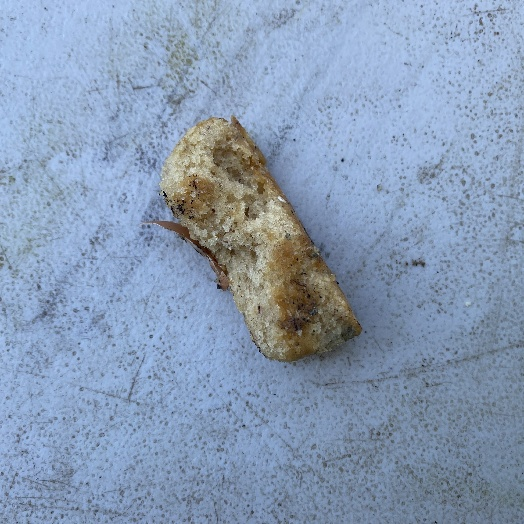
#> input picture realwaste-main/RealWaste/Food Organics/Food Organics_109.jpg, 524 x 524 px
$ jupyter execute --allow-errors SVM_Classification.ipynb   (shell and % lines are left out)
#> lines starting #> are read from the running program, lines starting #| are printed output that depends on the picture
# SVM Classification

Notebook adapted from the [05.07 Support Vector Machines notebook from the Python Data Science Handbook](https://github.com/jakevdp/PythonDataScienceHandbook/blob/master/notebooks/05.07-Support-Vector-Machines.ipynb).
Modified by: Gábor Major
Last Modified date: 2025-02-16

Import libraries.

[cell 1]
import numpy as np
import matplotlib.pyplot as plt
from scipy import stats

## Graphing Data
Graph some sample data.

[cell 2]
from sklearn.datasets import make_blobs
X, y = make_blobs(n_samples=50, centers=2,
                  random_state=12, cluster_std=0.60)
plt.scatter(X[:, 0], X[:, 1], c=y, s=50, cmap='autumn');

Draw potential seperating lines for classifying.

[cell 3]
xfit = np.linspace(-9.5, -3)
plt.scatter(X[:, 0], X[:, 1], c=y, s=50, cmap='autumn')
plt.plot([-7], [2], 'x', color='red', markeredgewidth=2, markersize=10)

for m, b in [(3, 21), (0.6, 6.3), (-0.1, 2)]:
    plt.plot(xfit, m * xfit + b, '-k')

plt.ylim(-2, 7);
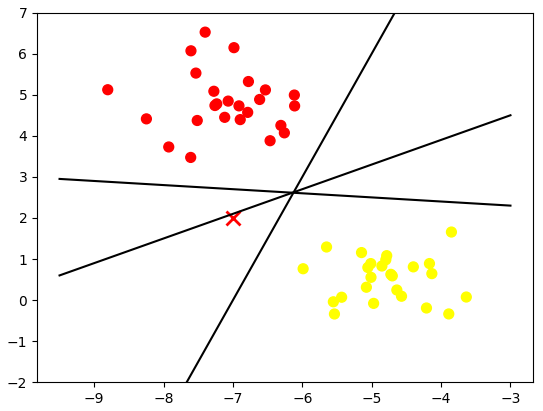
#> figure drawn by matplotlib, 1 panel; curve peaks at x = -3, y = 12; curve peaks at x = -3, y = 4.5

## Maximising margin
Visualise the margin of each dividing line.

[cell 4]
xfit = np.linspace(-9.5, -3)
plt.scatter(X[:, 0], X[:, 1], c=y, s=50, cmap='autumn')

for m, b, d in [(3, 21, 2), (0.6, 6.3, 1.5), (-0.1, 2, 0.6)]:
    yfit = m * xfit + b
    plt.plot(xfit, yfit, '-k')
    plt.fill_between(xfit, yfit - d, yfit + d, edgecolor='none',
                     color='lightgray', alpha=0.5)

plt.ylim(-2, 7);
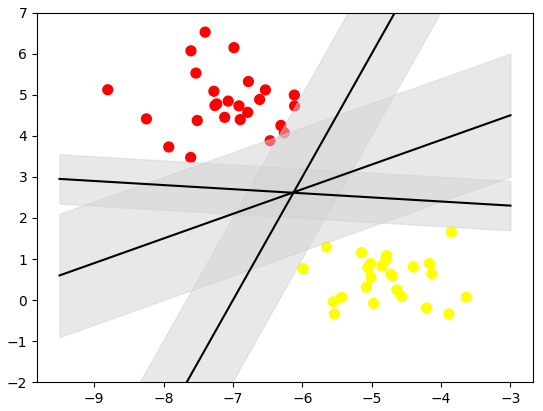
#> figure drawn by matplotlib, 1 panel; curve peaks at x = -3, y = 12; curve peaks at x = -3, y = 4.5; curve peaks at x = -9.5, y = 2.95

## Fitting using SVC
Use Scikit-Learn's support vector classifier to train an SVM model.

[cell 5]
from sklearn.svm import SVC # "Support vector classifier"
model = SVC(kernel='linear', C=1E10)
model.fit(X, y)

Visualise result model and support vectors.

[cell 6]
def plot_svc_decision_function(model, ax=None, plot_support=True):
    """Plot the decision function for a 2D SVC"""
    if ax is None:
        ax = plt.gca()
    xlim = ax.get_xlim()
    ylim = ax.get_ylim()

    # create grid to evaluate model
    x = np.linspace(xlim[0], xlim[1], 30)
    y = np.linspace(ylim[0], ylim[1], 30)
    Y, X = np.meshgrid(y, x)
    xy = np.vstack([X.ravel(), Y.ravel()]).T
    P = model.decision_function(xy).reshape(X.shape)

    # plot decision boundary and margins
    ax.contour(X, Y, P, colors='k',
               levels=[-1, 0, 1], alpha=0.5,
               linestyles=['--', '-', '--'])

    # plot support vectors
    if plot_support:
        ax.scatter(model.support_vectors_[:, 0],
                   model.support_vectors_[:, 1],
                   s=300, linewidth=1, edgecolors='black',
                   facecolors='none');
    ax.set_xlim(xlim)
    ax.set_ylim(ylim)

[cell 7]
plt.scatter(X[:, 0], X[:, 1], c=y, s=50, cmap='autumn')
plot_svc_decision_function(model);
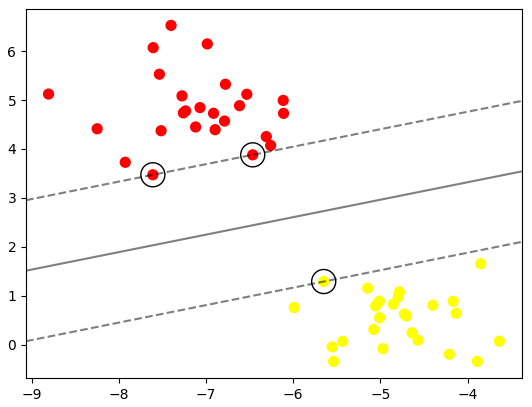
#> figure drawn by matplotlib, 1 panel

Support vector coordinates.

[cell 8]
model.support_vectors_

Graph that only the closest points to the margin make a difference in the model, anything further away, as long as it's on the correct side does not matter.

[cell 9]
def plot_svm(N=10, ax=None):
    X, y = make_blobs(n_samples=200, centers=2,
                      random_state=12, cluster_std=0.60)
    X = X[:N]
    y = y[:N]
    model = SVC(kernel='linear', C=1E10)
    model.fit(X, y)

    ax = ax or plt.gca()
    ax.scatter(X[:, 0], X[:, 1], c=y, s=50, cmap='autumn')
    # ax.set_xlim(-1, 4)
    ax.set_ylim(-2, 7)
    plot_svc_decision_function(model, ax)

fig, ax = plt.subplots(1, 2, figsize=(16, 6))
fig.subplots_adjust(left=0.0625, right=0.95, wspace=0.1)
for axi, N in zip(ax, [60, 120]):
    plot_svm(N, axi)
    axi.set_title('N = {0}'.format(N))
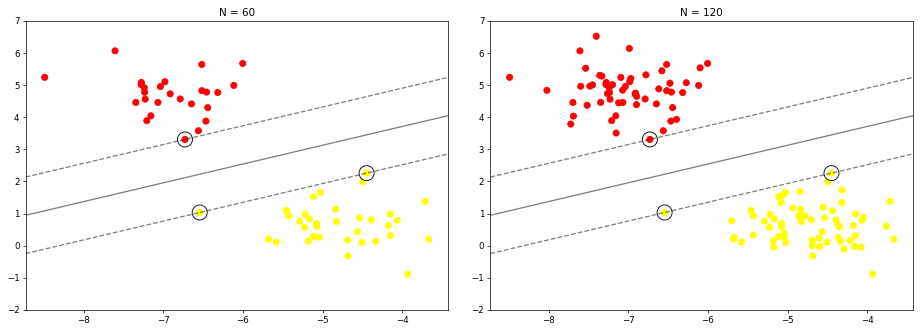
#> figure drawn by matplotlib, 2 panels

## Using Kernel SVMs
Graph the non lineararily seperatable data and an SVM model.

[cell 10]
from sklearn.datasets import make_circles
X, y = make_circles(100, factor=.1, noise=.1)

clf = SVC(kernel='linear').fit(X, y)

plt.scatter(X[:, 0], X[:, 1], c=y, s=50, cmap='autumn')
plot_svc_decision_function(clf, plot_support=False);
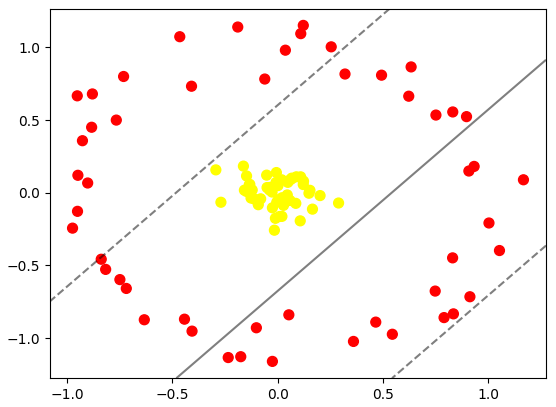
#> figure drawn by matplotlib, 1 panel

Use radial basis function based on the centre clump to seperate data.

[cell 11]
r = np.exp(-(X ** 2).sum(1))

Visualise the seperated data.

[cell 12]
from mpl_toolkits import mplot3d

ax = plt.subplot(projection='3d')
ax.scatter3D(X[:, 0], X[:, 1], r, c=y, s=50, cmap='autumn')
ax.view_init(elev=20, azim=30)
ax.set_xlabel('x')
ax.set_ylabel('y')
ax.set_zlabel('r');
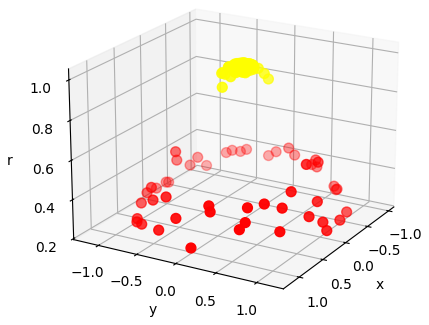
#> figure drawn by matplotlib, 1 panel

Use the radial basis function which is built into Scikit-Learn's SVM, which runs through all possible points as the centre value for the radial basis function.

[cell 13]
clf = SVC(kernel='rbf', C=1E6)
clf.fit(X, y)

Visualise the new SVM with the radial basis function.

[cell 14]
plt.scatter(X[:, 0], X[:, 1], c=y, s=50, cmap='autumn')
plot_svc_decision_function(clf)
plt.scatter(clf.support_vectors_[:, 0], clf.support_vectors_[:, 1],
            s=300, lw=1, facecolors='none');
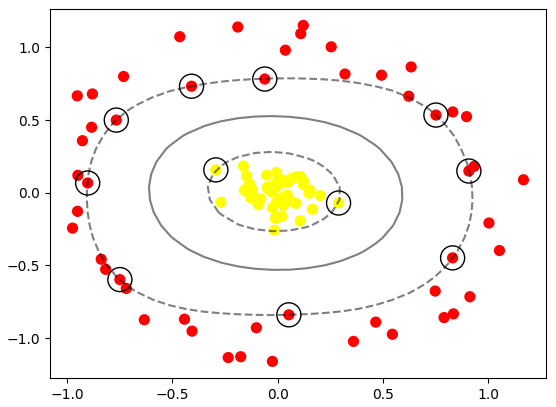
#> figure drawn by matplotlib, 1 panel

## Tuning SVM by softening margins
Graph less clean data sample.

[cell 15]
X, y = make_blobs(n_samples=100, centers=2,
                  random_state=12, cluster_std=1.3)
plt.scatter(X[:, 0], X[:, 1], c=y, s=50, cmap='autumn');
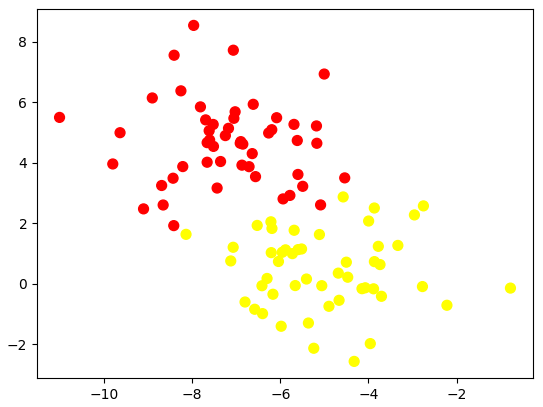
#> figure drawn by matplotlib, 1 panel

Soften the margin of the model by making the C parameter smaller.

[cell 16]
X, y = make_blobs(n_samples=100, centers=2,
                  random_state=12, cluster_std=1.3)

fig, ax = plt.subplots(1, 2, figsize=(16, 6))
fig.subplots_adjust(left=0.0625, right=0.95, wspace=0.1)

for axi, C in zip(ax, [10.0, 0.1]):
    model = SVC(kernel='linear', C=C).fit(X, y)
    axi.scatter(X[:, 0], X[:, 1], c=y, s=50, cmap='autumn')
    plot_svc_decision_function(model, axi)
    axi.scatter(model.support_vectors_[:, 0],
                model.support_vectors_[:, 1],
                s=300, lw=1, facecolors='none');
    axi.set_title('C = {0:.1f}'.format(C), size=14)
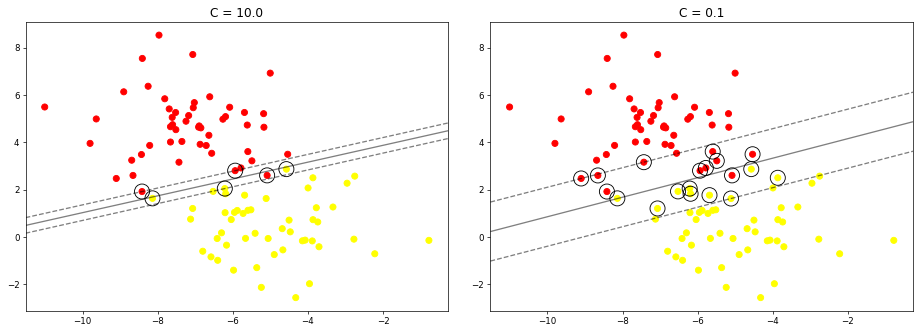
#> figure drawn by matplotlib, 2 panels

## Optimise C for data
Use GridSearchCV to test different values of C.

[cell 17]
from sklearn.model_selection import GridSearchCV
param_grid = {"C": [x / 100.0 for x in range(1, 100)]}
svc_model = SVC(kernel="linear")
grid = GridSearchCV(svc_model, param_grid, verbose=2)
grid.fit(X, y)

Visualise best result.

[cell 18]
print("Best parameter for C from 0.01 to 0.99:", grid.best_params_["C"])
model = grid.best_estimator_
model.fit(X, y)

plt.scatter(X[:, 0], X[:, 1], c=y, s=50, cmap='autumn')
plot_svc_decision_function(model, plot_support=False)
plt.scatter(model.support_vectors_[:, 0],
            model.support_vectors_[:, 1],
            s=300, lw=1, facecolors='none');

## Classifying waste images
Set up SVM model to classify the images based on the waste dataset downloaded from [UC Irvine Machine Learning Repository](https://archive.ics.uci.edu/dataset/908/realwaste) which was created for the following article: [RealWaste: A Novel Real-Life Data Set for Landfill Waste Classification Using Deep Learning](https://www.mdpi.com/2078-2489/14/12/633).
The data contains images of real life garbage collected from a waste facility in Australia.

Import libraries

[cell 19]
from PIL import Image
import os
from numpy import asarray
import numpy as np

Import the image paths from the waste data folder.

[cell 20]
image_paths = []
data_location = '../realwaste-main/RealWaste/'
for waste_type in os.listdir(data_location):
    for waste_image in os.listdir(data_location + waste_type + '/'):
        image_paths.append(data_location + waste_type + '/' + waste_image)
#> pass 2 of the loop `for waste_type in os.listdir(data_location):`:

Shuffle the paths, so that similar data is evenly distributed.

[cell 21]
print(len(image_paths))
print(image_paths[:5])

[cell 22]
np.random.shuffle(image_paths)
print(image_paths[:5])

Load the images and create the data set.
The images are shrunk down according to the following variable, from 0.0 to 1.0.
Using the images at full size at 524 pixels uses a considerably large amount of memory when training the model.

[cell 23]
image_size_precentage_amount = 0.1
image_size = Image.open(image_paths[0]).size
#> image_size = (524, 524)
print("Actual image sizes: ", image_size)
print("Training image sizes: ",
      (round(image_size[0] * image_size_precentage_amount),
       round(image_size[1] * image_size_precentage_amount)))

[cell 24]
waste_data = {'data': [], 'images': [], 'target': [], 'target_names': []}

for waste_image_path in image_paths:
    image = Image.open(waste_image_path)
#> image is the input picture: PIL image 524x524 RGB; mean R, G, B 135.7, 154.7, 181
    image = image.resize((round(image.size[0] * image_size_precentage_amount),
                          round(image.size[1] * image_size_precentage_amount)))
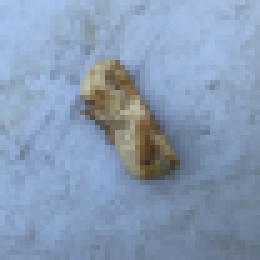
#> image: PIL image 52x52 RGB (shown 5 times larger); mean R, G, B 135.7, 154.7, 181
    numpy_image = asarray(image)

    waste_data['data'].append(numpy_image.reshape(-1))
    waste_data['images'].append(numpy_image)

    waste_type = waste_image_path.split('/')[-2]
    if waste_type not in waste_data['target_names']:
        waste_data['target_names'].append(waste_type)
    waste_data['target'].append(waste_data['target_names'].index(waste_type))
#> pass 2 of the loop `for waste_image_path in image_paths:`:
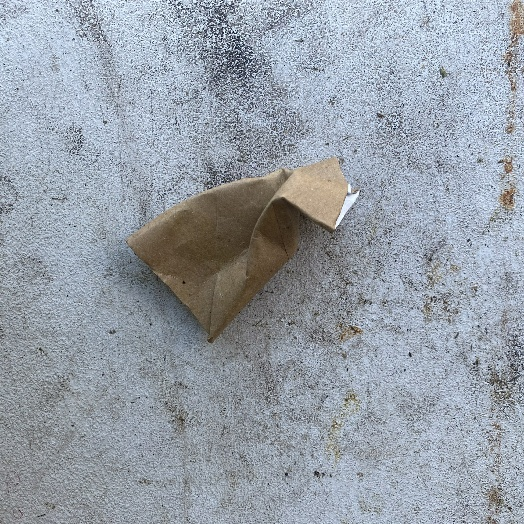
#> input picture realwaste-main/RealWaste/Cardboard/Cardboard_100.jpg, 524 x 524 px
#> image is the input picture: PIL image 524x524 RGB; mean R, G, B 151.5, 159.2, 168.5
#> `image = image.resize((round(image.size[0] * image_size_precentage_amou..`:
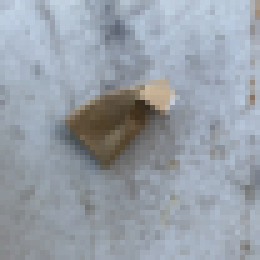
#> image: PIL image 52x52 RGB (shown 5 times larger); mean R, G, B 151.5, 159.2, 168.5
